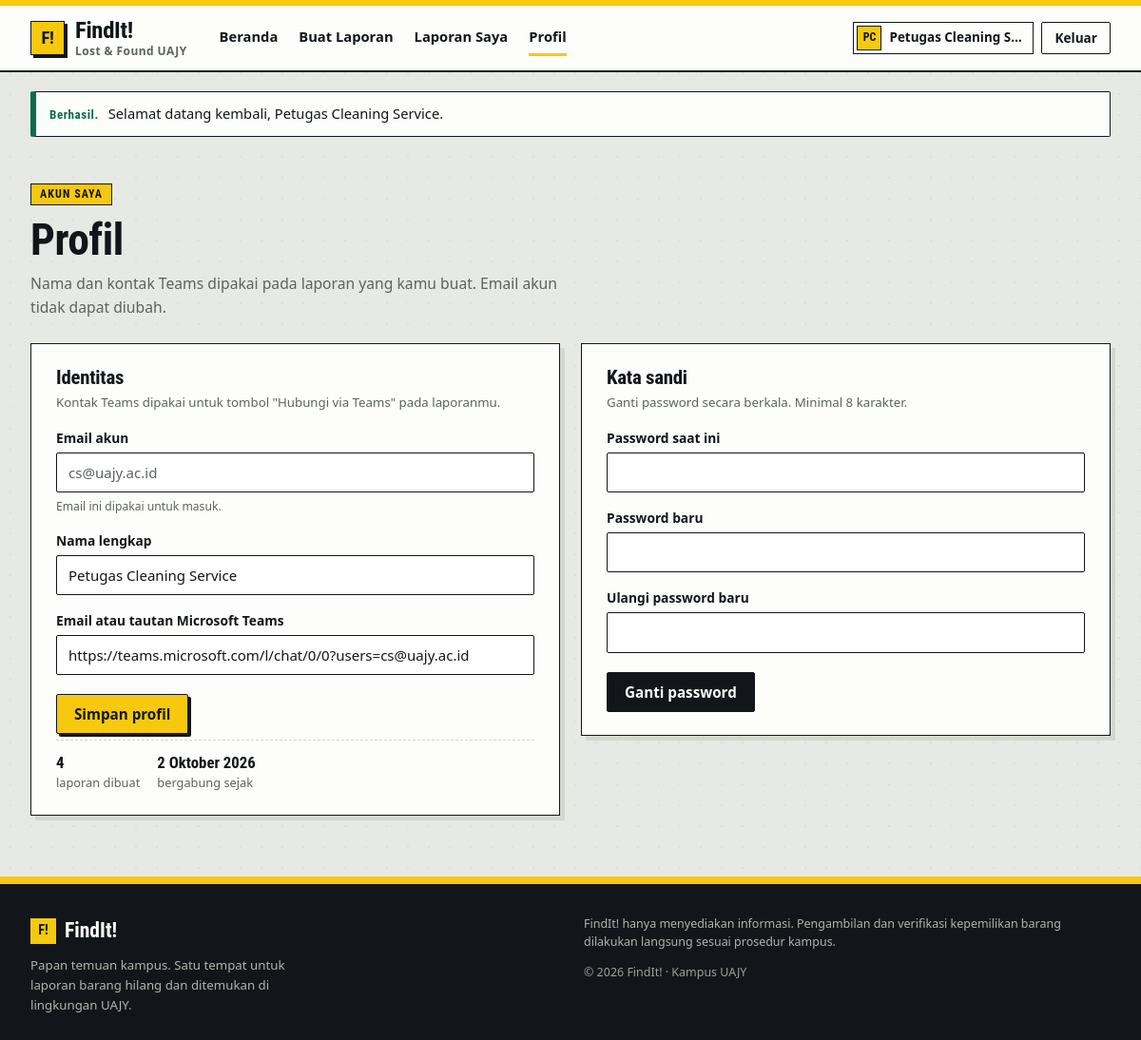
Page /profil.php (signed in) on the committed database.
### tables this page shows
CREATE TABLE IF NOT EXISTS `pengguna` (
    `id` INT UNSIGNED NOT NULL AUTO_INCREMENT,
    `email` VARCHAR(100) NOT NULL,
    `name` VARCHAR(100) NOT NULL,
    `password` VARCHAR(255) NOT NULL,
    `teams` VARCHAR(150) NOT NULL,
    `created_at` DATETIME NOT NULL DEFAULT CURRENT_TIMESTAMP,
    PRIMARY KEY (`id`),
    UNIQUE KEY `email` (`email`)
);

### includes/functions.php (called while the page is built, shortened)
<?php
function e(?string $value): string
{
    return htmlspecialchars((string) $value, ENT_QUOTES | ENT_SUBSTITUTE, 'UTF-8');
}
function format_tanggal(?string $date): string
{
    $timestamp = strtotime($date);
    return (int) date('j', $timestamp) . ' '
        . BULAN_ID[(int) date('n', $timestamp)] . ' '
        . date('Y', $timestamp);
}
function flashes(): array
{
    $items = $_SESSION['flash'] ?? [];
    return is_array($items) ? $items : [];
}
    ?>
    <?php
function asset(string $path): string
{
    $full = __DIR__ . '/../' . $path;
    $version = is_file($full) ? (string) filemtime($full) : '1';
    return $path . '?v=' . $version;
}

### includes/auth.php (called while the page is built, shortened)
<?php
require_once __DIR__ . '/../config/database.php';
require_once __DIR__ . '/functions.php';
function current_user(): ?array
{
    static $loaded = false;
    static $user   = null;
    if ($loaded) {
        return $user;
    }
    $loaded = true;
    $id = (int) ($_SESSION['user_id'] ?? 0);
    global $pdo;
    $stmt = $pdo->prepare('SELECT id, email, name, teams, created_at FROM pengguna WHERE id = :id');
    $stmt->execute([':id' => $id]);
    $row = $stmt->fetch();
    $user = $row;
    return $user;
}
function is_logged_in(): bool
{
    return current_user() !== null;
}
function require_login(): void
{
    if (is_logged_in()) {
        return;
    }
}

### profil.php (the view, shortened to what this page needs)
<?php
require_once __DIR__ . '/includes/auth.php';
require_login();
$user = current_user();
$userId = (int) $user['id'];
$identity = [
    'name'  => (string) $user['name'],
    'teams' => (string) $user['teams'],
];
$identityErrors = [];
$passwordErrors = [];
$countStmt = $pdo->prepare('SELECT COUNT(*) FROM laporan WHERE pengguna_id = :pengguna_id');
$countStmt->execute([':pengguna_id' => $userId]);
$reportCount = (int) $countStmt->fetchColumn();
$active     = 'profil';
require __DIR__ . '/includes/header.php';
?>
<div class="wrap">
    <div class="page-head">
        <p class="plate">Akun saya</p>
        <h1>Profil</h1>
        <p class="lede">Nama dan kontak Teams dipakai pada laporan yang kamu buat. Email akun tidak dapat diubah.</p>
    </div>
    <div class="profile-grid">
        <section class="profile-card" aria-labelledby="identity-title">
            <h2 id="identity-title">Identitas</h2>
            <p class="card-sub">Kontak Teams dipakai untuk tombol "Hubungi via Teams" pada laporanmu.</p>
            <form method="post" action="profil.php" novalidate="novalidate">
                <div class="field">
                    <label for="email-readonly">Email akun</label>
                    <input type="email" id="email-readonly" value="<?= e($user['email']) ?>" readonly="readonly" disabled="disabled" />
                    <p class="field-help">Email ini dipakai untuk masuk.</p>
                </div>
                <div class="field">
                    <label for="name">Nama lengkap</label>
                    <input type="text" id="name" name="name" value="<?= e($identity['name']) ?>" maxlength="100" autocomplete="name" required="required"<?= isset($identityErrors['name']) ? ' aria-invalid="true"' : '' ?> />
                </div>
                <div class="field">
                    <label for="teams">Email atau tautan Microsoft Teams</label>
                    <input type="text" id="teams" name="teams" value="<?= e($identity['teams']) ?>" maxlength="150" required="required"<?= isset($identityErrors['teams']) ? ' aria-invalid="true"' : '' ?> />
                </div>
                <button class="btn btn--signal" type="submit">Simpan profil</button>
            </form>
            <div class="profile-meta">
                <span><strong class="tnum"><?= (int) $reportCount ?></strong> laporan dibuat</span>
                <span><strong><?= e(format_tanggal((string) $user['created_at'])) ?></strong> bergabung sejak</span>
            </div>
        </section>
        <section class="profile-card" aria-labelledby="password-title">
            <h2 id="password-title">Kata sandi</h2>
            <p class="card-sub">Ganti password secara berkala. Minimal 8 karakter.</p>
            <form method="post" action="profil.php" novalidate="novalidate">
                <div class="field">
                    <label for="current_password">Password saat ini</label>
                    <input type="password" id="current_password" name="current_password" autocomplete="current-password" required="required"<?= isset($passwordErrors['current_password']) ? ' aria-invalid="true"' : '' ?> />
                </div>
                <div class="field">
                    <label for="new_password">Password baru</label>
                    <input type="password" id="new_password" name="new_password" autocomplete="new-password" required="required"<?= isset($passwordErrors['new_password']) ? ' aria-invalid="true"' : '' ?> />
                </div>
                <div class="field">
                    <label for="confirm_password">Ulangi password baru</label>
                    <input type="password" id="confirm_password" name="confirm_password" autocomplete="new-password" required="required"<?= isset($passwordErrors['confirm_password']) ? ' aria-invalid="true"' : '' ?> />
                </div>
                <button class="btn btn--ink" type="submit">Ganti password</button>
            </form>
        </section>
    </div>
</div>
<?php require __DIR__ . '/includes/footer.php'; ?>

### includes/header.php (shortened to what this page needs)
<?php
$user        = current_user();
$active      = isset($active) ? (string) $active : '';
$body_class  = isset($body_class) ? (string) $body_class : '';
$flash_items = flashes();
$initials = '';
if ($user !== null) {
    foreach (preg_split('/\s+/', trim((string) $user['name'])) ?: [] as $part) {
        if ($part !== '') {
            $initials .= mb_strtoupper(mb_substr($part, 0, 1));
        }
        if (mb_strlen($initials) >= 2) {
            break;
        }
    }
}
$nav_items = [
    ['href' => 'index.php',        'label' => 'Beranda',       'key' => 'home'],
    ['href' => 'laporan_buat.php', 'label' => 'Buat Laporan',  'key' => 'buat'],
    ['href' => 'laporan_saya.php', 'label' => 'Laporan Saya',  'key' => 'saya'],
    ['href' => 'profil.php',       'label' => 'Profil',        'key' => 'profil'],
];
?>
<!DOCTYPE html>
<html xmlns="http://www.w3.org/1999/xhtml" lang="id" xml:lang="id">
<head>
    <link rel="stylesheet" href="<?= e(asset('assets/css/style.css')) ?>" />
</head>
<body class="<?= e($body_class) ?>">
<header class="site-head">
    <div class="wrap head-inner">
        <a class="brand" href="index.php" aria-label="FindIt! beranda">
            <span class="brand-mark" aria-hidden="true">F!</span>
            <span class="brand-text">
                <span class="brand-name">FindIt!</span>
                <span class="brand-sub">Lost &amp; Found UAJY</span>
            </span>
        </a>
        <div class="head-menu" id="site-menu">
            <nav class="nav" aria-label="Navigasi utama">
                <?php foreach ($nav_items as $item) : ?>
                    <a href="<?= e($item['href']) ?>"<?= $active === $item['key'] ? ' class="is-active" aria-current="page"' : '' ?>><?= e($item['label']) ?></a>
                <?php endforeach; ?>
            </nav>
            <div class="head-actions">
                <?php if ($user !== null) : ?>
                    <a class="user-chip" href="profil.php" title="Buka profil <?= e($user['name']) ?>">
                        <span class="user-initials" aria-hidden="true"><?= e($initials !== '' ? $initials : '?') ?></span>
                        <span class="user-name"><?= e($user['name']) ?></span>
                    </a>
                    <form class="logout-form" method="post" action="logout.php">
                        <button class="btn btn--ghost btn--sm" type="submit">Keluar</button>
                    </form>
                <?php else : ?>
                    <a class="btn btn--ghost btn--sm" href="login.php">Masuk</a>
                    <a class="btn btn--signal btn--sm" href="register.php">Daftar</a>
                <?php endif; ?>
            </div>
        </div>
    </div>
</header>
<main id="main" class="site-main" tabindex="-1">
    <?php if ($flash_items !== []) : ?>
        <div class="wrap flash-stack">
            <?php foreach ($flash_items as $flash) : ?>
                <?php
                $flashType = in_array($flash['type'], ['success', 'error', 'info'], true) ? $flash['type'] : 'info';
                $flashLabel = $flashType === 'success' ? 'Berhasil.' : ($flashType === 'error' ? 'Gagal.' : 'Info.');
                ?>
                <div class="flash flash--<?= e($flashType) ?>" role="<?= $flashType === 'error' ? 'alert' : 'status' ?>">
                    <strong class="flash-label"><?= e($flashLabel) ?></strong>
                    <p class="flash-text"><?= e($flash['message']) ?></p>
                </div>
            <?php endforeach; ?>
        </div>
    <?php endif; ?>

### rows in the picture
pengguna: name "Petugas Cleaning S…", email "cs@uajy.ac.id", name "Petugas Cleaning Service", teams "https://teams.microsoft.com/l/chat/0/0?users=cs@uajy.ac.id", created_at "2 Oktober 2026"

### other values in the picture
$item['label'] "Beranda"
$item['label'] "Buat Laporan"
$item['label'] "Laporan Saya"
$item['label'] "Profil"
$initials !== '' ? $initials : '?' "PC"
$flashLabel "Berhasil."
$flash['message'] "Selamat datang kembali, Petugas Cleaning Service."
$reportCount "4"
